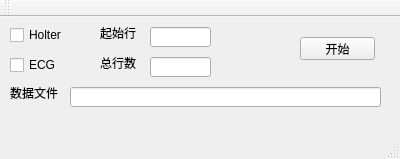
<?xml version="1.0" encoding="UTF-8"?>
<ui version="4.0">
 <class>MainWindow</class>
 <widget class="QMainWindow" name="MainWindow">
  <property name="geometry">
   <rect>
    <x>0</x>
    <y>0</y>
    <width>400</width>
    <height>159</height>
   </rect>
  </property>
  <property name="windowTitle">
   <string>MainWindow</string>
  </property>
  <widget class="QWidget" name="centralWidget">
   <widget class="QLineEdit" name="lineEdit">
    <property name="geometry">
     <rect>
      <x>70</x>
      <y>70</y>
      <width>311</width>
      <height>20</height>
     </rect>
    </property>
   </widget>
   <widget class="QPushButton" name="pushButton">
    <property name="geometry">
     <rect>
      <x>300</x>
      <y>20</y>
      <width>75</width>
      <height>23</height>
     </rect>
    </property>
    <property name="text">
     <string>开始</string>
    </property>
   </widget>
   <widget class="QCheckBox" name="checkBox">
    <property name="geometry">
     <rect>
      <x>10</x>
      <y>10</y>
      <width>71</width>
      <height>16</height>
     </rect>
    </property>
    <property name="text">
     <string>Holter</string>
    </property>
   </widget>
   <widget class="QCheckBox" name="checkBox_2">
    <property name="geometry">
     <rect>
      <x>10</x>
      <y>40</y>
      <width>71</width>
      <height>16</height>
     </rect>
    </property>
    <property name="text">
     <string>ECG</string>
    </property>
   </widget>
   <widget class="QLabel" name="label">
    <property name="geometry">
     <rect>
      <x>10</x>
      <y>70</y>
      <width>54</width>
      <height>12</height>
     </rect>
    </property>
    <property name="text">
     <string>数据文件</string>
    </property>
   </widget>
   <widget class="QLabel" name="label_2">
    <property name="geometry">
     <rect>
      <x>100</x>
      <y>10</y>
      <width>54</width>
      <height>12</height>
     </rect>
    </property>
    <property name="text">
     <string>起始行</string>
    </property>
   </widget>
   <widget class="QLabel" name="label_3">
    <property name="geometry">
     <rect>
      <x>100</x>
      <y>40</y>
      <width>54</width>
      <height>12</height>
     </rect>
    </property>
    <property name="text">
     <string>总行数</string>
    </property>
   </widget>
   <widget class="QLineEdit" name="lineEdit_2">
    <property name="geometry">
     <rect>
      <x>150</x>
      <y>10</y>
      <width>61</width>
      <height>20</height>
     </rect>
    </property>
   </widget>
   <widget class="QLineEdit" name="lineEdit_3">
    <property name="geometry">
     <rect>
      <x>150</x>
      <y>40</y>
      <width>61</width>
      <height>20</height>
     </rect>
    </property>
   </widget>
  </widget>
  <widget class="QMenuBar" name="menuBar">
   <property name="geometry">
    <rect>
     <x>0</x>
     <y>0</y>
     <width>400</width>
     <height>23</height>
    </rect>
   </property>
  </widget>
  <widget class="QToolBar" name="mainToolBar">
   <attribute name="toolBarArea">
    <enum>TopToolBarArea</enum>
   </attribute>
   <attribute name="toolBarBreak">
    <bool>false</bool>
   </attribute>
  </widget>
  <widget class="QStatusBar" name="statusBar"/>
 </widget>
 <layoutdefault spacing="6" margin="11"/>
 <resources/>
 <connections/>
</ui>
